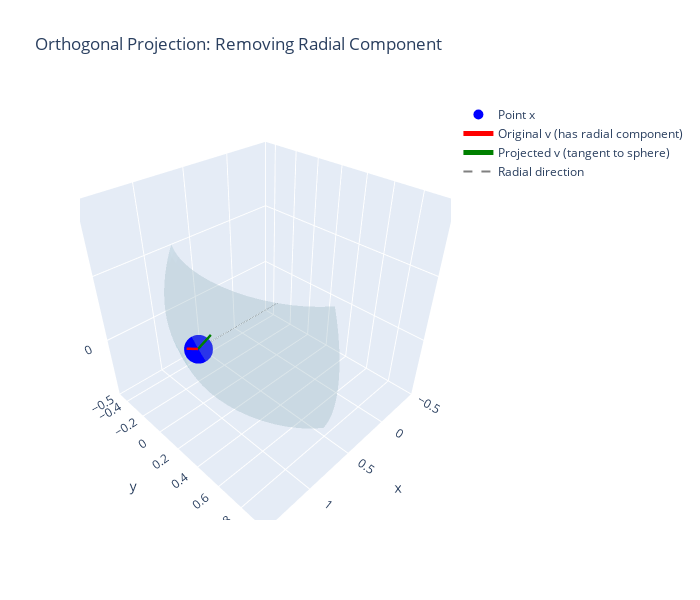

Notebook source saved alongside this figure:
### Markdown cell above
---

## 3. The Fundamental Equations

### Self-Attention (SA) Dynamics

The Self-Attention dynamics describe how particles evolve:

$$\dot{x}_i(t) = P^\perp_{x_i(t)} \left[ \frac{1}{Z_{\beta,i}} \sum_j \exp(\beta \langle x_i, x_j \rangle) x_j \right]$$

Where:
- $P^\perp_x y = y - \langle x, y \rangle x$ is the **orthogonal projection** onto the tangent space
- $Z_{\beta,i} = \sum_k \exp(\beta \langle x_i, x_k \rangle)$ is the softmax normalization
- The projection keeps particles on the sphere!

### Unnormalized Self-Attention (USA) Dynamics

A simpler variant without softmax normalization:

$$\dot{x}_i(t) = P^\perp_{x_i(t)} \left[ \frac{1}{n} \sum_j \exp(\beta \langle x_i, x_j \rangle) x_j \right]$$

### Key Difference

| SA | USA |
|----|----- |
| Weights sum to 1 | Weights sum to $\frac{1}{n}\sum_j e^{\beta\langle x_i, x_j\rangle}$ |
| Self-interaction fixed | Self-interaction depends on $\beta$ |
| Used in real transformers | Theoretically simpler |

### Code cell
# Demonstrate the orthogonal projection

def visualize_projection():
    """Show how projection keeps velocity tangent to sphere."""
    
    # A point on the sphere
    x = np.array([1.0, 0.0, 0.0])  # On the x-axis
    
    # Some arbitrary velocity vector (pointing outward)
    v = np.array([0.5, 0.3, 0.4])
    
    # Project onto tangent space
    v_tangent = orthogonal_projection(x, v)
    
    print(f"Point on sphere: x = {x}")
    print(f"Original velocity: v = {v}")
    print(f"Projected velocity: v_tangent = {v_tangent}")
    print(f"\n⟨x, v⟩ = {np.dot(x, v):.3f} (radial component removed)")
    print(f"⟨x, v_tangent⟩ = {np.dot(x, v_tangent):.6f} (should be ~0)")
    
    # Visualize
    fig = go.Figure()
    
    # Partial sphere
    phi = np.linspace(-np.pi/3, np.pi/3, 20)
    theta = np.linspace(np.pi/3, 2*np.pi/3, 20)
    phi, theta = np.meshgrid(phi, theta)
    xs = np.sin(theta) * np.cos(phi)
    ys = np.sin(theta) * np.sin(phi)
    zs = np.cos(theta)
    
    fig.add_trace(go.Surface(
        x=xs, y=ys, z=zs, opacity=0.3, showscale=False,
        colorscale=[[0, 'lightblue'], [1, 'lightblue']]
    ))
    
    # Point
    fig.add_trace(go.Scatter3d(
        x=[x[0]], y=[x[1]], z=[x[2]],
        mode='markers', marker=dict(size=10, color='blue'),
        name='Point x'
    ))
    
    # Original velocity
    scale = 0.5
    fig.add_trace(go.Scatter3d(
        x=[x[0], x[0]+scale*v[0]], y=[x[1], x[1]+scale*v[1]], z=[x[2], x[2]+scale*v[2]],
        mode='lines', line=dict(color='red', width=5),
        name='Original v (has radial component)'
    ))
    
    # Projected velocity
    fig.add_trace(go.Scatter3d(
        x=[x[0], x[0]+scale*v_tangent[0]], y=[x[1], x[1]+scale*v_tangent[1]], z=[x[2], x[2]+scale*v_tangent[2]],
        mode='lines', line=dict(color='green', width=5),
        name='Projected v (tangent to sphere)'
    ))
    
    # Radial direction
    fig.add_trace(go.Scatter3d(
        x=[0, x[0]], y=[0, x[1]], z=[0, x[2]],
        mode='lines', line=dict(color='gray', width=2, dash='dash'),
        name='Radial direction'
    ))
    
    fig.update_layout(
        title='Orthogonal Projection: Removing Radial Component',
        scene=dict(
            aspectmode='cube',
            xaxis=dict(range=[-0.5, 1.5]),
            yaxis=dict(range=[-0.5, 1]),
            zaxis=dict(range=[-0.5, 1])
        ),
        width=700, height=600
    )
    fig.show()

visualize_projection()

### Figure 1 — Plotly figure (JSON) as saved in the notebook; plotly's stock layout.template omitted (floating-point values rounded to 4 significant figures; data arrays with more than 128 entries replaced by an {"elided": "..."} marker saying what was removed)
{"data": [{"colorscale": [[0, "lightblue"], [1, "lightblue"]], "opacity": 0.3, "showscale": false, "type": "surface", "x": {"elided": "20x20 float values"}, "y": {"elided": "20x20 float values"}, "z": {"elided": "20x20 float values"}}, {"marker": {"color": "blue", "size": 10}, "mode": "markers", "name": "Point x", "type": "scatter3d", "x": [1], "y": [0], "z": [0]}, {"line": {"color": "red", "width": 5}, "mode": "lines", "name": "Original v (has radial component)", "type": "scatter3d", "x": [1, 1.25], "y": [0, 0.15], "z": [0, 0.2]}, {"line": {"color": "green", "width": 5}, "mode": "lines", "name": "Projected v (tangent to sphere)", "type": "scatter3d", "x": [1, 1], "y": [0, 0.15], "z": [0, 0.2]}, {"line": {"color": "gray", "dash": "dash", "width": 2}, "mode": "lines", "name": "Radial direction", "type": "scatter3d", "x": [0, 1], "y": [0, 0], "z": [0, 0]}], "layout": {"height": 600, "scene": {"aspectmode": "cube", "xaxis": {"range": [-0.5, 1.5]}, "yaxis": {"range": [-0.5, 1]}, "zaxis": {"range": [-0.5, 1]}}, "title": {"text": "Orthogonal Projection: Removing Radial Component"}, "width": 700}}
